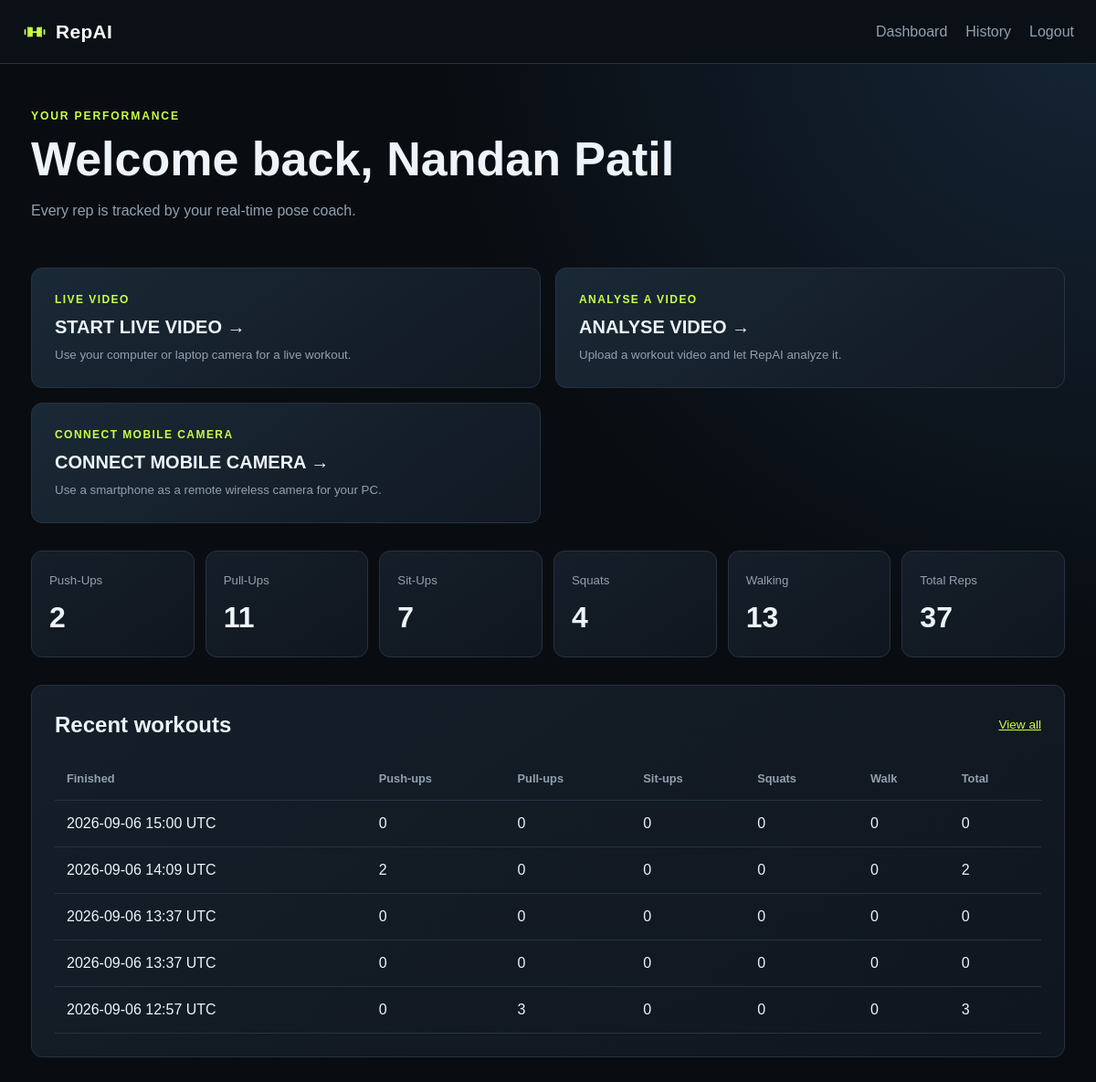
The app's page /dashboard (signed in) with its own data.
### tables this page shows
CREATE TABLE workout_sessions (
            id INTEGER PRIMARY KEY AUTOINCREMENT,
            user_id INTEGER NOT NULL,
            started_at TEXT NOT NULL,
            ended_at TEXT NOT NULL,
            pushups INTEGER NOT NULL DEFAULT 0,
            pullups INTEGER NOT NULL DEFAULT 0,
            situps INTEGER NOT NULL DEFAULT 0,
            squats INTEGER NOT NULL DEFAULT 0,
            walking INTEGER NOT NULL DEFAULT 0,
            total_reps INTEGER NOT NULL DEFAULT 0, video_filename TEXT, duration_seconds REAL, source_type TEXT NOT NULL DEFAULT 'live',
            FOREIGN KEY (user_id) REFERENCES users(id)
        );

### app.py (the view)
@app.route("/dashboard")
@login_required
def dashboard():
    db = get_db()
    totals = db.execute("""SELECT COALESCE(SUM(pushups), 0) pushups, COALESCE(SUM(pullups), 0) pullups,
        COALESCE(SUM(situps), 0) situps, COALESCE(SUM(squats), 0) squats,
        COALESCE(SUM(walking), 0) walking, COALESCE(SUM(total_reps), 0) total_reps
        FROM workout_sessions WHERE user_id = ?""", (session["user_id"],)).fetchone()
    recent = db.execute("SELECT * FROM workout_sessions WHERE user_id = ? ORDER BY ended_at DESC LIMIT 5",
                        (session["user_id"],)).fetchall()
    return render_template("dashboard.html", totals=totals, recent=recent)

### app.py (called while the page is built)
def get_db():
    if "db" not in g:
        g.db = sqlite3.connect(app.config["DATABASE"])
        g.db.row_factory = sqlite3.Row
    return g.db

def login_required(view):
    @wraps(view)
    def wrapped(*args, **kwargs):
        if "user_id" not in session:
            return redirect(url_for("login"))
        return view(*args, **kwargs)
    return wrapped

### templates/dashboard.html
{% extends 'base.html' %}{% block title %}RepAI | Dashboard{% endblock %}{% block content %}<section class="hero"><div><p class="eyebrow">YOUR PERFORMANCE</p><h1>Welcome back, {{ session.user_name }}</h1><p>Every rep is tracked by your real-time pose coach.</p></div></section><section class="choice-grid"><a class="choice-card" href="{{ url_for('workout') }}"><span>LIVE VIDEO</span><strong>START LIVE VIDEO →</strong><small>Use your computer or laptop camera for a live workout.</small></a><a class="choice-card" href="{{ url_for('upload_video') }}"><span>ANALYSE A VIDEO</span><strong>ANALYSE VIDEO →</strong><small>Upload a workout video and let RepAI analyze it.</small></a><a class="choice-card" href="{{ url_for('mobile_camera_connection') }}"><span>CONNECT MOBILE CAMERA</span><strong>CONNECT MOBILE CAMERA →</strong><small>Use a smartphone as a remote wireless camera for your PC.</small></a></section><section class="stat-grid">{% for label,key in [('Push-Ups','pushups'),('Pull-Ups','pullups'),('Sit-Ups','situps'),('Squats','squats'),('Walking','walking'),('Total Reps','total_reps')] %}<article class="stat"><span>{{ label }}</span><strong>{{ totals[key] }}</strong></article>{% endfor %}</section><section class="panel"><div class="section-title"><h2>Recent workouts</h2><a href="{{ url_for('history') }}">View all</a></div>{% if recent %}<div class="table-wrap"><table><thead><tr><th>Finished</th><th>Push-ups</th><th>Pull-ups</th><th>Sit-ups</th><th>Squats</th><th>Walk</th><th>Total</th></tr></thead><tbody>{% for item in recent %}<tr><td>{{ item.ended_at[:16].replace('T', ' ') }} UTC</td><td>{{ item.pushups }}</td><td>{{ item.pullups }}</td><td>{{ item.situps }}</td><td>{{ item.squats }}</td><td>{{ item.walking }}</td><td>{{ item.total_reps }}</td></tr>{% endfor %}</tbody></table></div>{% else %}<p class="empty">No saved workouts yet. Your first set starts now.</p>{% endif %}</section>{% endblock %}

### static/css/style.css (style rules this page uses)
:root { --bg:#090d12;--panel:#121923;--line:#273241;--text:#edf4fa;--muted:#91a0af;--lime:#c9ff44;--danger:#ff6262 }
* { box-sizing:border-box }
body { margin:0;background:radial-gradient(circle at top right,#152536 0,#090d12 42%);color:var(--text);font:16px/1.5 Arial,sans-serif;min-height:100vh }
.brand span,.eyebrow,a { color:var(--lime) }
.hero { display:flex;justify-content:space-between;align-items:center;gap:28px;margin-bottom:34px }
h1 { margin:0;font-size:clamp(2rem,5vw,3.25rem);line-height:1.1 }
h2 { margin:0 }
.eyebrow { font-size:.76rem;font-weight:bold;letter-spacing:.15em;margin:0 0 10px }
.hero p:not(.eyebrow),.page-heading>p:not(.eyebrow),.auth>p { color:var(--muted) }
.stat-grid { display:grid;grid-template-columns:repeat(6,1fr);gap:12px;margin-bottom:30px }
.stat,.panel,.camera-card { background:linear-gradient(145deg,#151e29,#10161f);border:1px solid var(--line);border-radius:12px }
.stat { padding:19px }
.stat span,.summary-grid span { color:var(--muted);font-size:.83rem }
.stat strong { font-size:2rem;display:block;margin-top:5px }
.panel { padding:25px }
.section-title { display:flex;align-items:center;justify-content:space-between;gap:15px;margin-bottom:18px }
.section-title a,.section-title span { font-size:.85rem }
.table-wrap { overflow:auto }
table { width:100%;border-collapse:collapse;white-space:nowrap }
th,td { text-align:left;padding:13px;border-bottom:1px solid var(--line) }
th { color:var(--muted);font-size:.8rem }

### static/css/video.css (style rules this page uses)
.choice-grid { display:grid;grid-template-columns:repeat(2,1fr);gap:16px;margin:0 0 30px }
.choice-card { background:linear-gradient(145deg,#1a2936,#111822);border:1px solid var(--line);border-radius:12px;padding:25px;text-decoration:none;display:grid;gap:6px;transition:transform .15s,border-color .15s }
.choice-card span { font-size:.75rem;letter-spacing:.12em;color:var(--lime);font-weight:bold }
.choice-card strong { color:var(--text);font-size:1.25rem }
.choice-card small { color:var(--muted) }

### records on screen
workout_sessions: ended_at "2026-09-06 15:00", pushups "0", pullups "0", situps "0", squats "0", walking "0", total_reps "0"
workout_sessions: ended_at "2026-09-06 14:09", pushups "2", pullups "0", situps "0", squats "0", walking "0", total_reps "2"
workout_sessions: ended_at "2026-09-06 13:37", pushups "0", pullups "0", situps "0", squats "0", walking "0", total_reps "0"
workout_sessions: ended_at "2026-09-06 13:37", pushups "0", pullups "0", situps "0", squats "0", walking "0", total_reps "0"
workout_sessions: ended_at "2026-09-06 12:57", pushups "0", pullups "3", situps "0", squats "0", walking "0", total_reps "3"

### other values on screen
{{ session.user_name }} "Nandan Patil"
{{ label }} "Push-Ups" "Pull-Ups" "Sit-Ups" "Squats" "Walking" "Total Reps"
{{ totals[key] }} "2" "11" "7" "4" "13" "37"
